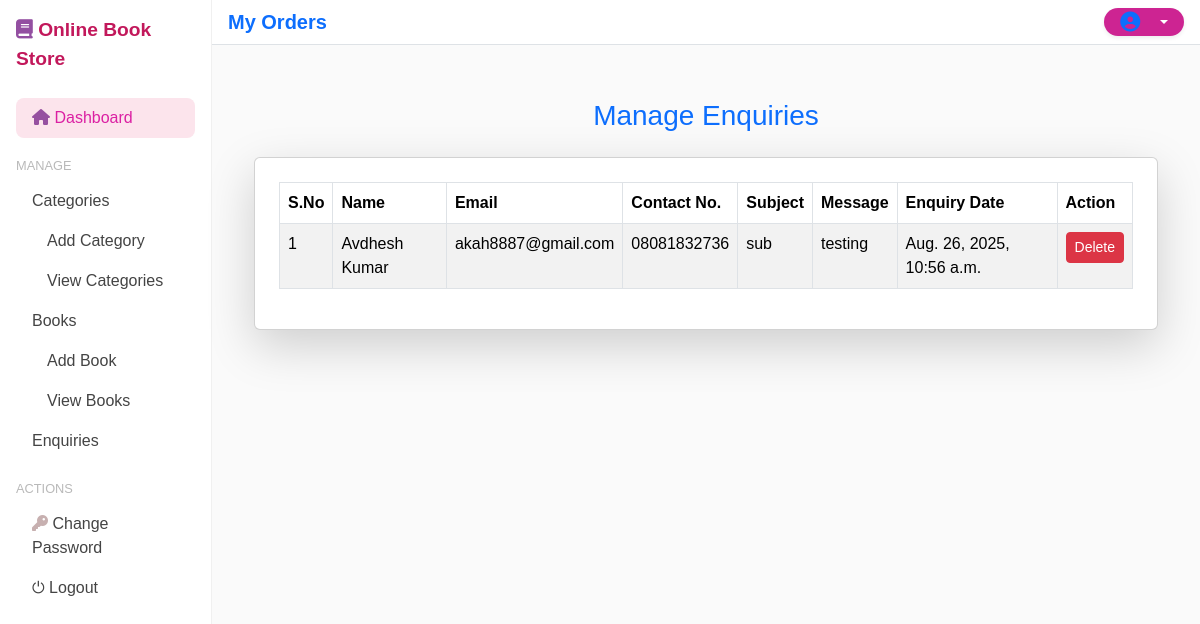
Page /adminapp/viewenqs/ (signed in) on the committed database.
### mainapp/models.py (models this page shows, shortened)
class Enquiry(models.Model):
    id = models.AutoField(primary_key=True)
    name = models.CharField(max_length=100)
    email = models.EmailField(max_length=100)
    phone = models.CharField(max_length=15)
    subject = models.CharField(max_length=200)
    message = models.TextField()
    enquirydate = models.DateTimeField(auto_now_add=True)

### adminapp/views.py (the view)
# urls.py: path("viewenqs/", views.viewenqs, name="viewenqs"),
@cache_control(no_cache=True, no_store =True,must_revalidate=True)
def viewenqs(request):
    if 'adminid' not in request.session:
        messages.error(request,'Session Timed Out')
        return redirect('adminlogin')
    adminid=request.session.get('adminid')
    enq=Enquiry.objects.all()
    context={
        'adminid':adminid,
        'enq':enq,
    }
    return render(request,'viewenqs.html',context)

### adminapp/templates/viewenqs.html
{% extends 'adminbase1.html' %}
{% load static %}
{% block admin %}
<div class="container mt-4">
    <h3 class="text-center mb-4 text-primary">Manage Enquiries</h3>
    <div class="row">
        <div class="col-sm-12">
            <div class="card shadow-lg p-4">
                <table class="table table-bordered table-striped table-hover">
                    <thead class="thead-dark">
                        <tr>
                            <th>S.No</th>
                            <th>Name</th>
                            <th>Email</th>
                            <th>Contact No.</th>
                            <th>Subject</th>
                            <th>Message</th>
                            <th>Enquiry Date</th>
                            <th>Action</th>
                        </tr>
                    </thead>
                    <tbody>
                        {% for e in enq %}
                        <tr>
                            <td>{{ forloop.counter }}</td>
                            <td>{{ e.name }}</td>
                            <td>{{ e.email }}</td>
                            <td>{{ e.phone }}</td>
                            <td>{{ e.subject }}</td>
                            <td>{{ e.message|truncatewords:10 }}</td>
                            <td>{{ e.enquirydate }}</td>
                            <td>
                                <a href="{% url 'delenqs' id=e.id %}" class="btn btn-danger btn-sm"
                                    onclick="return confirm('Are you sure you want to delete this enquiry?')">Delete</a>
                            </td>
                        </tr>
                        {% endfor %}
                    </tbody>
                </table>
            </div>
        </div>
    </div>
</div>
{% endblock %}

### mainapp/static/css/style.css (style rules this page uses)
* { padding:0px; margin:0px; }
body { font-family: Arial, sans-serif; }

### adminapp/templates/adminbase1.html (style rules this page uses)
body { background-color: #fff; }

### rows in the picture
Enquiry: name "Avdhesh Kumar", email "akah8887@gmail.com", phone "08081832736", subject "sub", message "testing", enquirydate "Aug. 26, 2025, 10:56 a.m."
